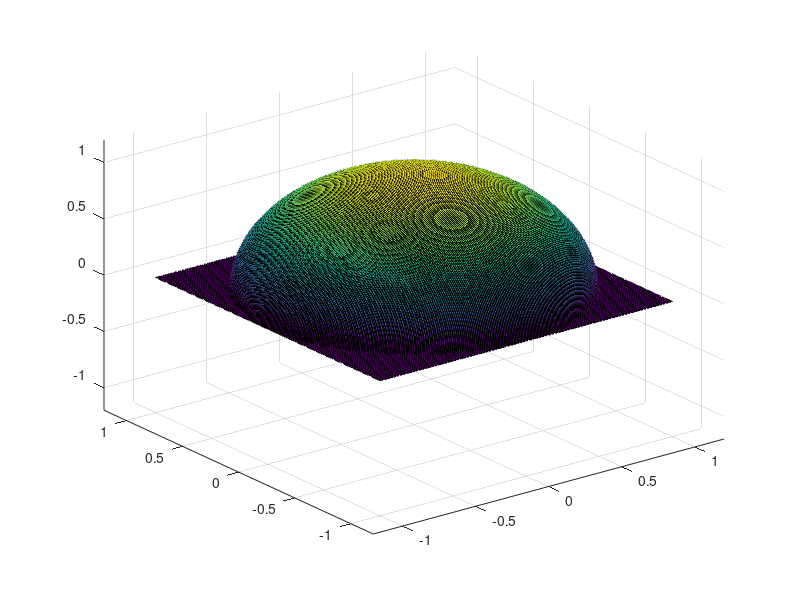

This figure's MATLAB source: (Note: this script raises an error after producing the figure.)
%Uses a simpler model g(x,y) = g(x)*g(y) in the simulation 

clear all;
close all;
clc;

x(:,1) = [4,20,20]';
x_hat_k(:,1) = [3,40,40]';

y_hat_series(1) = 0;


%Noise Covariance Matrices and Kalman filter parameters
Q_system = 0.01*[1,0,0;0,10,0;0,0,10];
Q = 0.1*[1,0,0;0,10,0;0,0,10;];
R = eye(3);
R_inv = inv(R);
R_system = 0.1*eye(2);

P(:,:,1) = [1,0,0;0,10,0;0,0,10];
P_current = P(:,:,1);

%System Matrices
A = eye(3);
B = [0,0;1,0;0,1];

%Scanning parameters
angle_bias(1) = 0;
phi = 20;
scan_radius = 10;


%Initial position parameters
theta(1) = 45;
psi(1) = -120;

scan_theta(1) = 45;
scan_psi(1) = -110;

%Previous values needed for initialisation
u2_previous = 0.1;
u3_previous = 0.1;

u2_k = 0.0;
u3_k = 0.0;

u2 = [u2_k; u2_previous];
u3 = [u3_k; u3_previous];

previous_measurement = 0;
previous_previous_measurement = 0;

diff_sum = 0;
previous_difference = 0;
normal_u2 = 0;
normal_u3 = 0;


num_iteration = 400;

[X,Y] = meshgrid(-1:0.01:1);
r_source = 1.2;
Z = real(sqrt(1-X.*X - Y.*Y));
hFig = figure;
%set(hFig, 'Position', [680 678 1400 1050])
surf(X,Y,real(Z));
frame(1) = getframe;
hold on;
for i=2:num_iteration
    
    %set(hFig, 'Position', [680 678 1400 1050])
    surf(X,Y,real(Z));
    hold on;
    axis(0.6*[-2 2 -2 2 -2 2])
    i
	tic;
	x(:,i) = x(:,i-1)+ [0; normal_u2;normal_u3] + 0.1*[0; 1;1] + [normrnd(0,Q_system(1,1)); normrnd(0,Q_system(2,2));normrnd(0,Q_system(3,3))];
	%theta(i) = theta(i-1) + u3_k;
    
	x1_hat_k = x_hat_k(1,i-1);
    x2_hat_k = x_hat_k(2,i-1);
    x3_hat_k = x_hat_k(3,i-1);
    
    x1 = x(1,i);
    x2 = x(2,i);
    x3 = x(3,i);

    angle_bias(i) = angle_bias(i-1) + phi;
    bias = angle_bias(i);
	previous_alpha_bias = scan_radius*sind(bias-phi);
	previous_beta_bias = scan_radius*cosd(bias-phi);
	alpha_bias = scan_radius*sind(bias);
	beta_bias = scan_radius*cosd(bias);
    
    alpha_diff = alpha_bias - previous_alpha_bias;
    beta_diff = beta_bias - previous_beta_bias; 
    
    previous_u = [u2,u3];
    scan_parameters = [scan_radius, bias, phi];
    
    C = get_C_matrix(x_hat_k(:,i-1),previous_u,scan_parameters);
    rank_C(i) = rank(C);
    rank(C);
    P_current = A*P_current*A' + Q;
    
    % Output calculation
    measurement = exact_measurement_model(x1,x2 + beta_bias,x3 + alpha_bias) + normrnd(0,R_system(1,1));
    y = [measurement;previous_measurement; previous_previous_measurement];
    y_hat = get_output_array(x_hat_k(:,i-1), previous_u,scan_parameters);
    y_hat_series(i) = y_hat(1); 
    y_series(i) = measurement;
    previous_measurement = measurement;
    previous_previous_measurement = previous_measurement;

    
        
    % Filtering    
    K = P_current*C'*inv(C*P_current*C' + R);
    x_hat_k(:,i) = x_hat_k(:,i-1)+K*(y-y_hat);
    P(:,:,i) = (eye(3) - K*C)*P_current;
    P_current = P(:,:,i);

    difference = abs(y(1)-y_hat(1));
    diff_sum = diff_sum + difference;
    
    if x_hat_k(1,i) < 0
        x_hat_k(1,i) = 0;
    end
    
    if(difference + previous_difference < 2)
        G = 0.2;
        G2 = 0.2;
    else
        G = 0.1;
        G2 = 0;
    end
    
    %G = 0.0;
    previous_difference = difference;
    
    normal_u2 = -G*x_hat_k(2,i);
    normal_u3 = -G*x_hat_k(3,i);
    
    u2 = [normal_u2; u2_previous];
    u3 = [normal_u2; u3_previous];

    u2_previous = normal_u2;
    u3_previous = normal_u3;
    [dummy_u3,u2_k] = angle_transform(normal_u3, normal_u2, theta(i-1));
    u3_k = dummy_u3 - theta(i-1);
    
    psi(i) = psi(i-1) + u2_k;
    theta(i) = theta(i-1) + u3_k; 
    
    
    x_hat_k(:,i) = x_hat_k(:,i)+ [0; normal_u2;normal_u3];
    
    
    %Computations related to plotting and motor commands
     [theta_offset_temp,psi_offset] = angle_transform(alpha_bias, beta_bias, theta(i));
    theta_offset = theta_offset_temp-theta(i);
   
    scan_psi(i) = psi(i) + psi_offset;
    scan_theta(i) = theta(i) + theta_offset;
    
    Motor_command_psi = scan_psi(i) - scan_psi(i-1);
    Motor_command_theta = scan_theta(i) - scan_theta(i-1);
    
    %Estimated source position
    [elevation,azimuth] = angle_transform(x_hat_k(3,i),x_hat_k(2,i),theta(i));
    azimuth = (azimuth+psi(i))*pi/180;
    elevation = (elevation)*pi/180;
    [xe,ye,ze] = sph2cart(azimuth,elevation,r_source);
    
    %Actual source positions
     [elevation,azimuth] = angle_transform(x(3,i),x(2,i),theta(i));
    azimuth = (azimuth+psi(i))*pi/180;
    elevation = (elevation)*pi/180;
    [xa,ya,za] = sph2cart(azimuth,elevation,r_source*1.5);
    
    %Mean receiver position
    azimuth = (azimuth+psi(i))*pi/180;
    elevation = (elevation+psi(i))*pi/180;
    %[xe,ye,ze] = sph2cart(azimuth,elevation,r_source);
    
    %Actual Scan positions 
    xp(i) = cosd(scan_theta(i))*cosd(scan_psi(i));
    yp(i) = cosd(scan_theta(i))*sind(scan_psi(i));
    zp(i) = sind(scan_theta(i));
    plot3(xp,yp,zp,'-y','MarkerFaceColor','y');
    plot3([0 xa],[0 ya],[0 za],'-ro','MarkerFaceColor','r','LineWidth',2);
    plot3([0 xe],[0 ye],[0 ze],'--go','MarkerFaceColor','g','LineWidth',1);
    
    %drawnow;
    frame(i) = getframe;
    t(i) = toc;
    hold off;
end




T = 0.08;
time = T:T:num_iteration*T;



figure;

subplot(4,1,1);
%plot(time,x(1,:));
hold on;
%plot(x_hat_data(1,1:num_iteration),'r');
plot(time,x(1,:),'r');
plot(time,x_hat_k(1,:));
%title('Convergence');
xlabel('Time') % x-axis label
ylabel('$$\hat{x}_1$$','Interpreter','Latex');
legend('Original state','Extended Kalman Filter')

subplot(4,1,2);
hold on;
%plot(time,x(2,:));
%plot(x_hat_data(2,1:num_iteration),'r');
%plot(-20*control_data(1:num_iteration),'k');
plot(time,x(2,:),'r');
plot(time,x_hat_k(2,:));
%ylim([-20,20]);
xlabel('Time') % x-axis label
ylabel('$$\hat{x}_2$$','Interpreter','Latex');

subplot(4,1,3);

hold on;
%plot(time,x(2,:));
%plot(x_hat_data(2,1:num_iteration),'r');
%plot(-20*control_data(1:num_iteration),'k');
plot(time,x(3,:),'r');
plot(time,x_hat_k(3,:));
ylim([-20,20]);
xlabel('Time') % x-axis label
ylabel('$$\hat{x}_3$$','Interpreter','Latex');

subplot(4,1,4);
hold on;
%plot(time,x(2,:));
%plot(y_hat_data(1,1:num_iteration),'r');

plot(time, y_series(1,1:num_iteration),'r');
%plot(time, measurement_data,'k');
plot(time, y_hat_series,'b')
legend('Simulated measurement','Estimated measurement')

ylim([-20,20]);
xlabel('Time') % x-axis label
ylabel('$$\hat{y}$$','Interpreter','Latex');
ylim([0,5]);

%figure;
dummy_x = -50:0.5:50;
dummy_y = gaussian_value(dummy_x);
%plot(dummy_x,dummy_y);



%Movie generation
myVideo = VideoWriter('Videos/basic_scan.avi');
open(myVideo);
writeVideo(myVideo, frame);
close(myVideo);